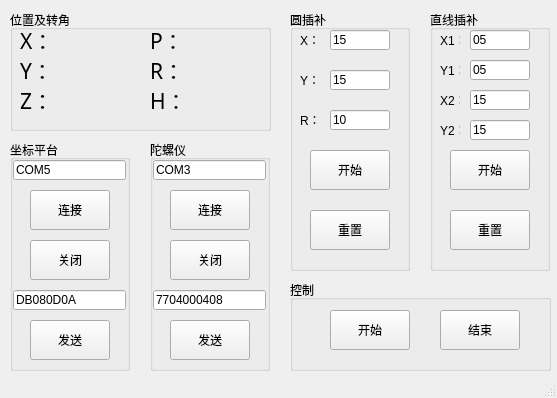
<?xml version="1.0" encoding="UTF-8"?>
<ui version="4.0">
 <class>MainWindow</class>
 <widget class="QMainWindow" name="MainWindow">
  <property name="geometry">
   <rect>
    <x>0</x>
    <y>0</y>
    <width>557</width>
    <height>398</height>
   </rect>
  </property>
  <property name="windowTitle">
   <string>MainWindow</string>
  </property>
  <widget class="QWidget" name="centralWidget">
   <widget class="QGroupBox" name="groupBox">
    <property name="geometry">
     <rect>
      <x>10</x>
      <y>140</y>
      <width>120</width>
      <height>231</height>
     </rect>
    </property>
    <property name="title">
     <string>坐标平台</string>
    </property>
    <widget class="QPushButton" name="pushButton">
     <property name="geometry">
      <rect>
       <x>20</x>
       <y>50</y>
       <width>80</width>
       <height>40</height>
      </rect>
     </property>
     <property name="text">
      <string>连接</string>
     </property>
    </widget>
    <widget class="QPushButton" name="pushButton_2">
     <property name="geometry">
      <rect>
       <x>20</x>
       <y>100</y>
       <width>80</width>
       <height>40</height>
      </rect>
     </property>
     <property name="text">
      <string>关闭</string>
     </property>
    </widget>
    <widget class="QPushButton" name="pushButton_3">
     <property name="geometry">
      <rect>
       <x>20</x>
       <y>180</y>
       <width>80</width>
       <height>40</height>
      </rect>
     </property>
     <property name="text">
      <string>发送</string>
     </property>
    </widget>
    <widget class="QLineEdit" name="lineEdit">
     <property name="geometry">
      <rect>
       <x>3</x>
       <y>150</y>
       <width>113</width>
       <height>20</height>
      </rect>
     </property>
     <property name="text">
      <string>DB080D0A</string>
     </property>
    </widget>
    <widget class="QLineEdit" name="lineEdit_3">
     <property name="geometry">
      <rect>
       <x>3</x>
       <y>20</y>
       <width>113</width>
       <height>20</height>
      </rect>
     </property>
     <property name="text">
      <string>COM5</string>
     </property>
    </widget>
   </widget>
   <widget class="QGroupBox" name="groupBox_2">
    <property name="geometry">
     <rect>
      <x>150</x>
      <y>140</y>
      <width>120</width>
      <height>231</height>
     </rect>
    </property>
    <property name="title">
     <string>陀螺仪</string>
    </property>
    <widget class="QPushButton" name="pushButton_4">
     <property name="geometry">
      <rect>
       <x>20</x>
       <y>50</y>
       <width>80</width>
       <height>40</height>
      </rect>
     </property>
     <property name="text">
      <string>连接</string>
     </property>
    </widget>
    <widget class="QPushButton" name="pushButton_5">
     <property name="geometry">
      <rect>
       <x>20</x>
       <y>100</y>
       <width>80</width>
       <height>40</height>
      </rect>
     </property>
     <property name="text">
      <string>关闭</string>
     </property>
    </widget>
    <widget class="QPushButton" name="pushButton_6">
     <property name="geometry">
      <rect>
       <x>20</x>
       <y>180</y>
       <width>80</width>
       <height>40</height>
      </rect>
     </property>
     <property name="text">
      <string>发送</string>
     </property>
    </widget>
    <widget class="QLineEdit" name="lineEdit_2">
     <property name="geometry">
      <rect>
       <x>3</x>
       <y>150</y>
       <width>113</width>
       <height>20</height>
      </rect>
     </property>
     <property name="text">
      <string>7704000408</string>
     </property>
    </widget>
    <widget class="QLineEdit" name="lineEdit_4">
     <property name="geometry">
      <rect>
       <x>3</x>
       <y>20</y>
       <width>113</width>
       <height>20</height>
      </rect>
     </property>
     <property name="text">
      <string>COM3</string>
     </property>
    </widget>
   </widget>
   <widget class="QGroupBox" name="groupBox_3">
    <property name="geometry">
     <rect>
      <x>290</x>
      <y>280</y>
      <width>261</width>
      <height>91</height>
     </rect>
    </property>
    <property name="title">
     <string>控制</string>
    </property>
    <widget class="QPushButton" name="pushButton_7">
     <property name="geometry">
      <rect>
       <x>40</x>
       <y>30</y>
       <width>80</width>
       <height>40</height>
      </rect>
     </property>
     <property name="font">
      <font>
       <family>SimSun-ExtB</family>
       <pointsize>9</pointsize>
      </font>
     </property>
     <property name="text">
      <string>开始</string>
     </property>
    </widget>
    <widget class="QPushButton" name="pushButton_8">
     <property name="geometry">
      <rect>
       <x>150</x>
       <y>30</y>
       <width>80</width>
       <height>40</height>
      </rect>
     </property>
     <property name="font">
      <font>
       <family>SimSun-ExtB</family>
       <pointsize>9</pointsize>
      </font>
     </property>
     <property name="text">
      <string>结束</string>
     </property>
     <property name="iconSize">
      <size>
       <width>16</width>
       <height>16</height>
      </size>
     </property>
    </widget>
   </widget>
   <widget class="QGroupBox" name="groupBox_4">
    <property name="geometry">
     <rect>
      <x>10</x>
      <y>10</y>
      <width>261</width>
      <height>121</height>
     </rect>
    </property>
    <property name="title">
     <string>位置及转角</string>
    </property>
    <widget class="QLabel" name="label">
     <property name="geometry">
      <rect>
       <x>10</x>
       <y>20</y>
       <width>100</width>
       <height>20</height>
      </rect>
     </property>
     <property name="font">
      <font>
       <family>SimSun-ExtB</family>
       <pointsize>16</pointsize>
      </font>
     </property>
     <property name="text">
      <string>X：</string>
     </property>
    </widget>
    <widget class="QLabel" name="label_2">
     <property name="geometry">
      <rect>
       <x>10</x>
       <y>50</y>
       <width>100</width>
       <height>20</height>
      </rect>
     </property>
     <property name="font">
      <font>
       <family>SimSun-ExtB</family>
       <pointsize>16</pointsize>
      </font>
     </property>
     <property name="text">
      <string>Y：</string>
     </property>
    </widget>
    <widget class="QLabel" name="label_3">
     <property name="geometry">
      <rect>
       <x>10</x>
       <y>80</y>
       <width>100</width>
       <height>20</height>
      </rect>
     </property>
     <property name="font">
      <font>
       <family>SimSun-ExtB</family>
       <pointsize>16</pointsize>
      </font>
     </property>
     <property name="text">
      <string>Z：</string>
     </property>
    </widget>
    <widget class="QLabel" name="label_4">
     <property name="geometry">
      <rect>
       <x>140</x>
       <y>20</y>
       <width>100</width>
       <height>20</height>
      </rect>
     </property>
     <property name="font">
      <font>
       <family>SimSun-ExtB</family>
       <pointsize>16</pointsize>
      </font>
     </property>
     <property name="text">
      <string>P：</string>
     </property>
    </widget>
    <widget class="QLabel" name="label_5">
     <property name="geometry">
      <rect>
       <x>140</x>
       <y>50</y>
       <width>100</width>
       <height>20</height>
      </rect>
     </property>
     <property name="font">
      <font>
       <family>SimSun-ExtB</family>
       <pointsize>16</pointsize>
      </font>
     </property>
     <property name="text">
      <string>R：</string>
     </property>
    </widget>
    <widget class="QLabel" name="label_6">
     <property name="geometry">
      <rect>
       <x>140</x>
       <y>80</y>
       <width>100</width>
       <height>20</height>
      </rect>
     </property>
     <property name="font">
      <font>
       <family>SimSun-ExtB</family>
       <pointsize>16</pointsize>
      </font>
     </property>
     <property name="text">
      <string>H：</string>
     </property>
    </widget>
   </widget>
   <widget class="QGroupBox" name="groupBox_5">
    <property name="geometry">
     <rect>
      <x>290</x>
      <y>10</y>
      <width>120</width>
      <height>261</height>
     </rect>
    </property>
    <property name="title">
     <string>圆插补</string>
    </property>
    <widget class="QPushButton" name="pushButton_9">
     <property name="geometry">
      <rect>
       <x>20</x>
       <y>140</y>
       <width>80</width>
       <height>40</height>
      </rect>
     </property>
     <property name="font">
      <font>
       <family>SimSun-ExtB</family>
       <pointsize>9</pointsize>
      </font>
     </property>
     <property name="text">
      <string>开始</string>
     </property>
    </widget>
    <widget class="QLineEdit" name="center_x">
     <property name="geometry">
      <rect>
       <x>40</x>
       <y>20</y>
       <width>60</width>
       <height>20</height>
      </rect>
     </property>
     <property name="text">
      <string>15</string>
     </property>
    </widget>
    <widget class="QLineEdit" name="center_y">
     <property name="geometry">
      <rect>
       <x>40</x>
       <y>60</y>
       <width>60</width>
       <height>20</height>
      </rect>
     </property>
     <property name="text">
      <string>15</string>
     </property>
    </widget>
    <widget class="QLineEdit" name="r">
     <property name="geometry">
      <rect>
       <x>40</x>
       <y>100</y>
       <width>60</width>
       <height>20</height>
      </rect>
     </property>
     <property name="text">
      <string>10</string>
     </property>
    </widget>
    <widget class="QLabel" name="label_center_x">
     <property name="geometry">
      <rect>
       <x>10</x>
       <y>20</y>
       <width>20</width>
       <height>20</height>
      </rect>
     </property>
     <property name="text">
      <string>X：</string>
     </property>
    </widget>
    <widget class="QLabel" name="label_center_y">
     <property name="geometry">
      <rect>
       <x>10</x>
       <y>60</y>
       <width>20</width>
       <height>20</height>
      </rect>
     </property>
     <property name="text">
      <string>Y：</string>
     </property>
    </widget>
    <widget class="QLabel" name="label_r">
     <property name="geometry">
      <rect>
       <x>10</x>
       <y>100</y>
       <width>20</width>
       <height>20</height>
      </rect>
     </property>
     <property name="text">
      <string>R：</string>
     </property>
    </widget>
    <widget class="QPushButton" name="pushButton_10">
     <property name="geometry">
      <rect>
       <x>20</x>
       <y>200</y>
       <width>80</width>
       <height>40</height>
      </rect>
     </property>
     <property name="font">
      <font>
       <family>SimSun-ExtB</family>
       <pointsize>9</pointsize>
      </font>
     </property>
     <property name="text">
      <string>重置</string>
     </property>
    </widget>
   </widget>
   <widget class="QGroupBox" name="groupBox_6">
    <property name="geometry">
     <rect>
      <x>430</x>
      <y>10</y>
      <width>120</width>
      <height>261</height>
     </rect>
    </property>
    <property name="title">
     <string>直线插补</string>
    </property>
    <widget class="QLabel" name="label_x1">
     <property name="geometry">
      <rect>
       <x>10</x>
       <y>20</y>
       <width>20</width>
       <height>20</height>
      </rect>
     </property>
     <property name="text">
      <string>X1：</string>
     </property>
    </widget>
    <widget class="QLabel" name="label_y1">
     <property name="geometry">
      <rect>
       <x>10</x>
       <y>50</y>
       <width>20</width>
       <height>20</height>
      </rect>
     </property>
     <property name="text">
      <string>Y1：</string>
     </property>
    </widget>
    <widget class="QLabel" name="label_x2">
     <property name="geometry">
      <rect>
       <x>10</x>
       <y>80</y>
       <width>20</width>
       <height>20</height>
      </rect>
     </property>
     <property name="text">
      <string>X2：</string>
     </property>
    </widget>
    <widget class="QLabel" name="label_x1_2">
     <property name="geometry">
      <rect>
       <x>10</x>
       <y>110</y>
       <width>20</width>
       <height>20</height>
      </rect>
     </property>
     <property name="text">
      <string>Y2：</string>
     </property>
    </widget>
    <widget class="QLineEdit" name="x1">
     <property name="geometry">
      <rect>
       <x>40</x>
       <y>20</y>
       <width>60</width>
       <height>20</height>
      </rect>
     </property>
     <property name="text">
      <string>05</string>
     </property>
    </widget>
    <widget class="QLineEdit" name="y1">
     <property name="geometry">
      <rect>
       <x>40</x>
       <y>50</y>
       <width>60</width>
       <height>20</height>
      </rect>
     </property>
     <property name="text">
      <string>05</string>
     </property>
    </widget>
    <widget class="QLineEdit" name="x2">
     <property name="geometry">
      <rect>
       <x>40</x>
       <y>80</y>
       <width>60</width>
       <height>20</height>
      </rect>
     </property>
     <property name="text">
      <string>15</string>
     </property>
    </widget>
    <widget class="QLineEdit" name="y2">
     <property name="geometry">
      <rect>
       <x>40</x>
       <y>110</y>
       <width>60</width>
       <height>20</height>
      </rect>
     </property>
     <property name="text">
      <string>15</string>
     </property>
    </widget>
    <widget class="QPushButton" name="pushButton_11">
     <property name="geometry">
      <rect>
       <x>20</x>
       <y>140</y>
       <width>80</width>
       <height>40</height>
      </rect>
     </property>
     <property name="text">
      <string>开始</string>
     </property>
    </widget>
    <widget class="QPushButton" name="pushButton_12">
     <property name="geometry">
      <rect>
       <x>20</x>
       <y>200</y>
       <width>80</width>
       <height>40</height>
      </rect>
     </property>
     <property name="text">
      <string>重置</string>
     </property>
    </widget>
   </widget>
  </widget>
  <widget class="QStatusBar" name="statusBar"/>
 </widget>
 <layoutdefault spacing="6" margin="11"/>
 <resources/>
 <connections/>
</ui>
